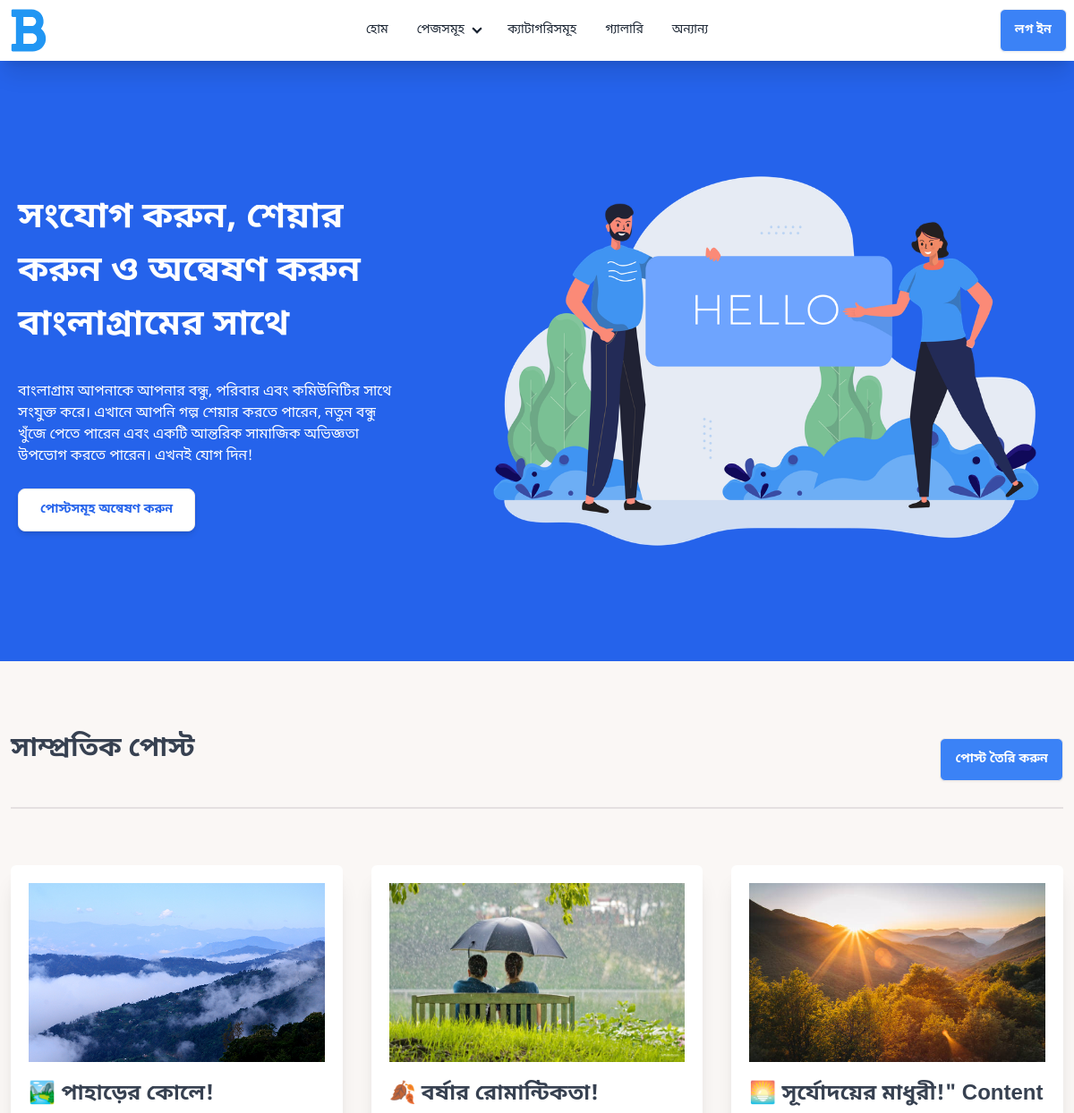
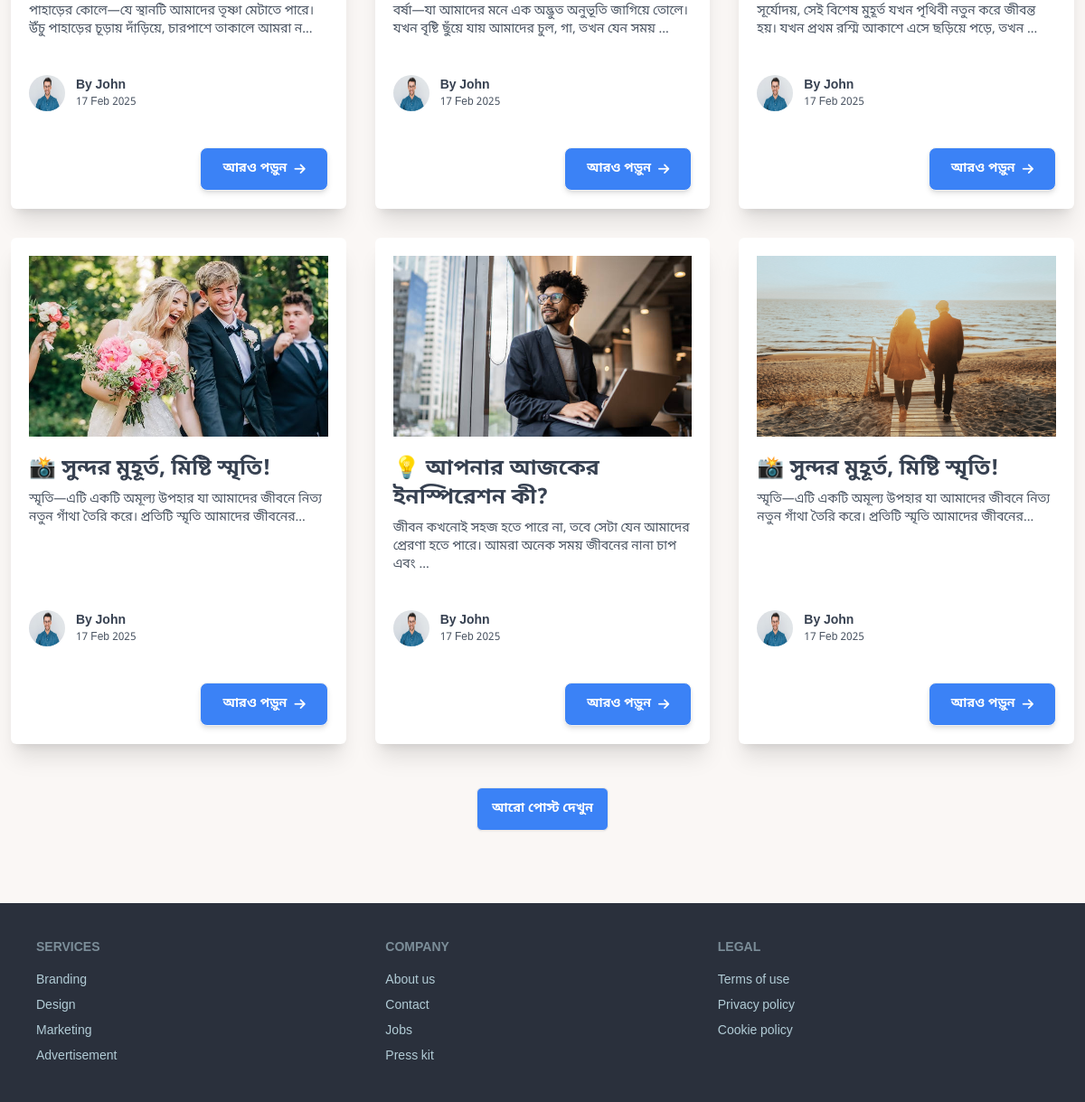
The page / on the database its author committed (2 pictures, top to bottom).
### Posts/models.py (models this page shows, shortened)
class Post(models.Model):
    title = models.CharField(max_length=200)
    content = models.TextField()
    image = models.ImageField(upload_to='Posts/post_images/', null=True, blank=True)
    author = models.ForeignKey(User, on_delete=models.CASCADE)
    view_count = models.PositiveBigIntegerField(default=0)
    liked_users = models.ManyToManyField(User, related_name='liked_posts', blank=True)
    created_at = models.DateTimeField(auto_now_add=True)
    updated_at = models.DateTimeField(auto_now=True)
    class Meta:
        ordering = ['-created_at']

### UserAuth/models.py (models this page shows, shortened)
class Profile(models.Model):
    user = models.OneToOneField(User, on_delete=models.CASCADE)
    bio = models.TextField(blank=True, null=True)
    profile_picture = models.ImageField(upload_to='profile_pics/', blank=True, null=True)
    location = models.CharField(max_length=100, blank=True, null=True)
    date_of_birth = models.DateField(null=True, blank=True)

### Posts/views.py (the view)
# urls.py: 2. Add a URL to urlpatterns:  path('', views.home, name='home')
def home(request):
    posts = Post.objects.all().select_related('author')
    paginator = Paginator(posts, 6)
    page_number = request.GET.get('page')
    page_obj = paginator.get_page(page_number)
    return render(request, 'Blog/home.html', {'page_obj': page_obj})

### Posts/templates/Blog/home.html (shortened to what this page needs)
{% extends "layouts/main_layout.html" %}
{% load static %}
{% block content %}
<section class="relative bg-blue-600 text-white py-20 px-5">
    <div class="max-w-screen-xl mx-auto">
        <div class="mx-auto flex flex-col md:flex-row gap-20 items-center">
            <div class="md:basis-[40%] text-center md:text-left">
                <h1 class="text-[40px] font-bold mb-8">সংযোগ করুন, শেয়ার করুন ও অন্বেষণ করুন বাংলাগ্রামের সাথে</h1>
                <p class="mb-6">
                    বাংলাগ্রাম আপনাকে আপনার বন্ধু, পরিবার এবং কমিউনিটির সাথে সংযুক্ত করে। এখানে আপনি গল্প শেয়ার করতে পারেন, নতুন বন্ধু খুঁজে পেতে পারেন এবং একটি আন্তরিক সামাজিক অভিজ্ঞতা উপভোগ করতে পারেন। এখনই যোগ দিন!
                </p>
                <a href="#latest-posts" class="btn bg-white text-blue-600 font-semibold px-6 py-3 rounded-lg shadow-md hover:bg-gray-200">
                    পোস্টসমূহ অন্বেষণ করুন
                </a>
            </div>
            <div class="md:basis-[60%] mt-8 md:mt-0">
                <img src="{% static "images/say-hello-to-new-people(1).png" %}" alt="হিরো ইমেজ">
            </div>
        </div>
    </div>
</section>
<section class="my-12 md:my-20 gap-8 max-w-screen-xl mx-auto px-3">
    <div class="flex md:flex-row flex-col justify-between items-center">
        <h2 class="text-2xl md:text-3xl font-semibold text-gray-700 mb-6">সাম্প্রতিক পোস্ট</h2>
         <a href="{% url "create_post" %}" class="btn bg-blue-500 hover:bg-blue-600 text-white rounded-md">পোস্ট তৈরি করুন</a>
    </div>
    <div class="divider"></div>
    <section class="grid md:grid-cols-2 lg:grid-cols-3 gap-8 mt-14">
        {% for post in page_obj %}
            {% include "Blog/components/post_card.html" with show=True post=post only %}
        {% endfor %}
    </section>
    <div class="flex items-center justify-center mt-12 gap-4">
        {% if page_obj.has_next %}
            <a href="?page={{ page_obj.next_page_number }}" class="btn bg-blue-500 hover:bg-blue-600 text-white rounded-md">
                আরো পোস্ট দেখুন
            </a>
        {% else %}
            <span class="text-gray-500">আরো পোস্ট উপলব্ধ নেই</span>
        {% endif %}
    </div>
</section>
{% endblock content %}

### Posts/templates/Blog/components/post_card.html (shortened to what this page needs)
{% load static %}
<div class="card bg-base-100 shadow-xl rounded-md" data-theme="light">
    <figure class="px-5 pt-5">
      {% if post.image %}
          <img
          src="{{ post.image.url }}"
          alt="Shoes"
          class="w-full h-[200px] object-cover" />
        {% else %}
          <img
          src="{% static "images/placeholder_img.png" %}"
          alt="Shoes"
          class="w-full h-[200px] object-cover" />
      {% endif %}
    </figure>
    <div class="card-body p-5">
      <h2 class="text-2xl font-semibold text-gray-700">{{ post.title }}</h2>
      <p class="text-sm text-gray-600">{{ post.content|slice:":100"|add:"..." }}</p>
      {% if show %}
      <div class="flex items-center gap-3 mt-8">
        {% if post.author.profile.profile_picture %}
          <img
              src="{{ post.author.profile.profile_picture.url }}"
              alt="Profile Image"
              class="w-10 h-10 rounded-full" />
        {% else %}
            <div class="avatar placeholder">
              <div class="bg-neutral text-neutral-content w-10 rounded-full">
                <span class="font-semibold">{{ post.author.username|slice:"1"|title }}</span>
              </div>
            </div>
        {% endif %}
        <div class="text-sm">
            <p class="font-semibold text-gray-700">By {{ post.author.username }}</p>
            <p class="text-xs text-gray-600">{{ post.created_at|date:"d M Y" }}</p>
          </div>
      </div>
      {% endif %}
      <div class="flex flex-wrap gap-2 justify-end items-center mt-8">
        {% if show %}
        <a href="{% url "post_detail" pk=post.id %}" class="btn bg-blue-500 hover:bg-blue-600 text-white font-semibold px-6 py-3 rounded-lg shadow-md">
          আরও পড়ুন <i class="fa-solid fa-arrow-right"></i>
        </a>
        {% endif %}
      </div>
    </div>
</div>

### templates/layouts/main_layout.html (style rules this page uses)
body { font-family: 'Noto Sans Bengali', sans-serif; }

### rows shown on the page
Post: image (picture), title "🏞️ পাহাড়ের কোলে!", content|add "পাহাড়ের কোলে—যে স্থানটি আমাদের তৃষ্ণা মেটাতে পারে। উঁচু পাহাড়ের চূড়ায় দাঁড়িয়ে, চারপাশে তাকালে আমরা ন...", author.profile.profile_picture (picture), author.username "John", created_at "17 Feb 2025"
Post: image (picture), title "🍂 বর্ষার রোমান্টিকতা!", content|add "বর্ষা—যা আমাদের মনে এক অদ্ভুত অনুভূতি জাগিয়ে তোলে। যখন বৃষ্টি ছুঁয়ে যায় আমাদের চুল, গা, তখন যেন সময় ...", author.profile.profile_picture (picture), author.username "John", created_at "17 Feb 2025"
Post: image (picture), title "🌅 সূর্যোদয়ের মাধুরী!\" Content", content|add "সূর্যোদয়, সেই বিশেষ মুহূর্ত যখন পৃথিবী নতুন করে জীবন্ত হয়। যখন প্রথম রশ্মি আকাশে এসে ছড়িয়ে পড়ে, তখন ...", author.profile.profile_picture (picture), author.username "John", created_at "17 Feb 2025"
Post: image (picture), title "📸 সুন্দর মুহূর্ত, মিষ্টি স্মৃতি!", content|add "স্মৃতি—এটি একটি অমূল্য উপহার যা আমাদের জীবনে নিত্য নতুন গাঁথা তৈরি করে। প্রতিটি স্মৃতি আমাদের জীবনের...", author.profile.profile_picture (picture), author.username "John", created_at "17 Feb 2025"
Post: image (picture), title "💡 আপনার আজকের ইনস্পিরেশন কী?", content|add "জীবন কখনোই সহজ হতে পারে না, তবে সেটা যেন আমাদের প্রেরণা হতে পারে। আমরা অনেক সময় জীবনের নানা চাপ এবং ...", author.profile.profile_picture (picture), author.username "John", created_at "17 Feb 2025"
Post: image (picture), title "📸 সুন্দর মুহূর্ত, মিষ্টি স্মৃতি!", content|add "স্মৃতি—এটি একটি অমূল্য উপহার যা আমাদের জীবনে নিত্য নতুন গাঁথা তৈরি করে। প্রতিটি স্মৃতি আমাদের জীবনের...", author.profile.profile_picture (picture), author.username "John", created_at "17 Feb 2025"
